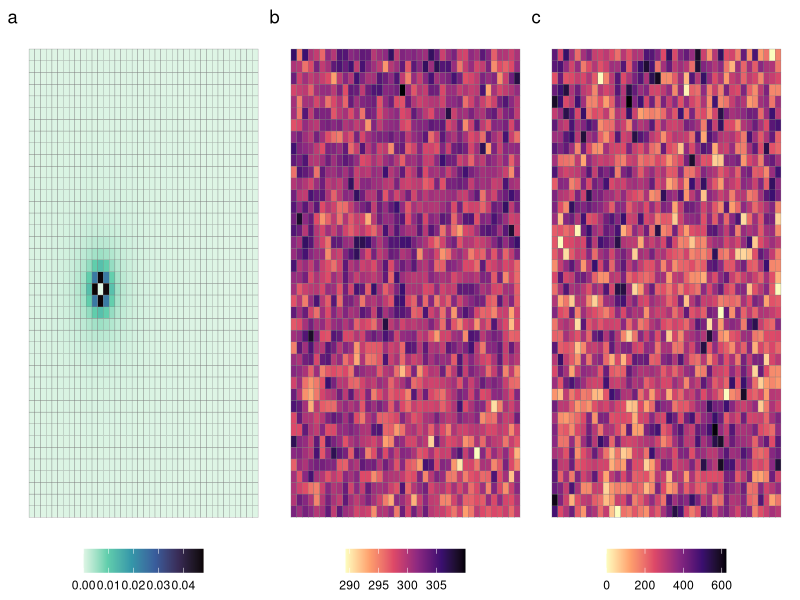
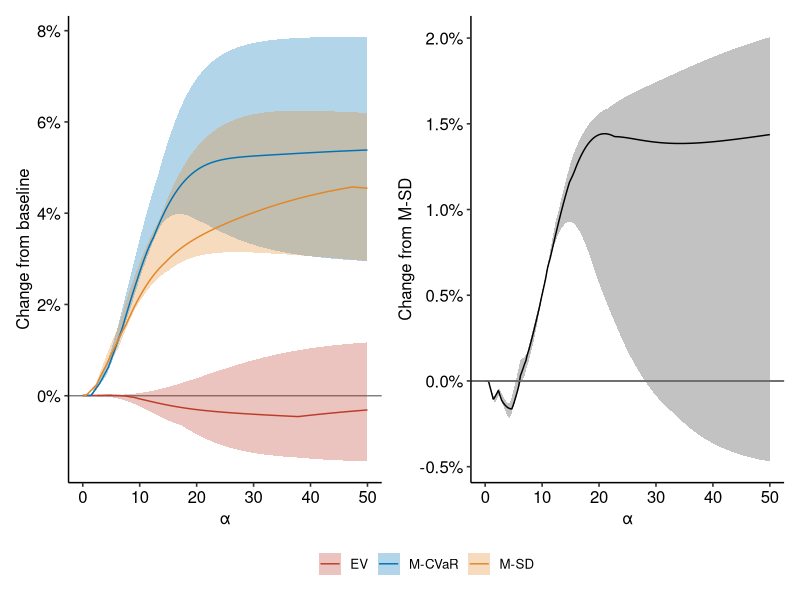
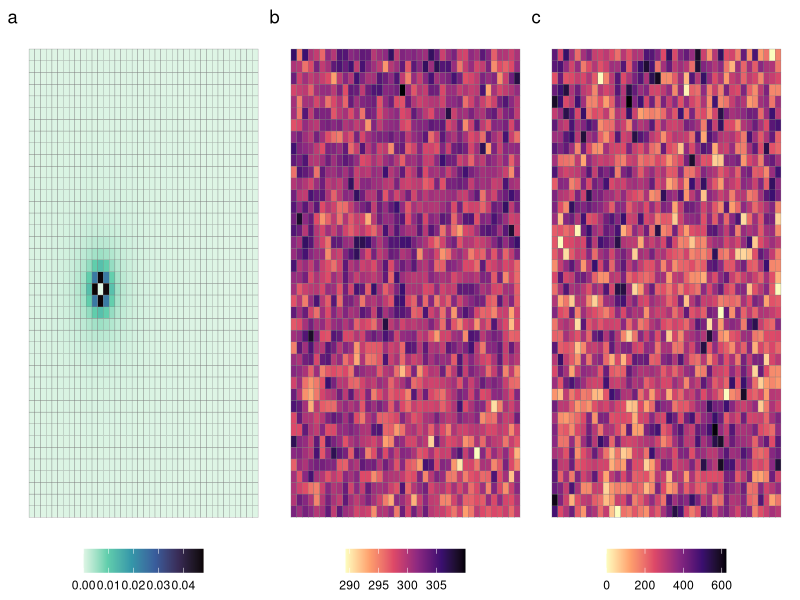

R code for these plots, in order:
library(tidyverse)
library(ggplot2)
library(patchwork)
library(ggsci)
library(ggpubr)

setwd("~/Documents/Github/lds-mc-julia/")

## Plot heatmaps
sp_weight <- read.csv("output/spatial_weights.csv")

p11 <- sp_weight %>%
  #pivot_longer(c(x3, x4, x5)) %>%
  ggplot(aes(x = x, y = y, fill = x3)) +
  geom_tile(color = 'gray50') +
  theme_void() +
  scale_fill_viridis_c(option = 'mako', direction = -1) +
  theme(legend.position = 'bottom', legend.title = element_blank())

p12 <- sp_weight %>%
  #pivot_longer(c(x3, x4, x5)) %>%
  ggplot(aes(x = x, y = y, fill = x4)) +
  geom_tile(color = 'gray50') +
  theme_void() +
  scale_fill_viridis_c(option = 'magma', direction = -1) +
  theme(legend.position = 'bottom', legend.title = element_blank())

p13 <- sp_weight %>%
  #pivot_longer(c(x3, x4, x5)) %>%
  ggplot(aes(x = x, y = y, fill = x5)) +
  geom_tile(color = 'gray50') +
  theme_void() +
  scale_fill_viridis_c(option = 'magma', direction = -1) +
  theme(legend.position = 'bottom', legend.title = element_blank())

heatmap <- p11 + p12 + p13 + plot_annotation(tag_levels = 'a')
heatmap
ggsave("plots/spatial_weight_heatmap.png", heatmap)

## Plot change in CE
ce_df <- read.csv("output/ce_df_baseline.csv")

plot11 <- ce_df |>
  dplyr::select(-cvar_mstd) |>
  pivot_longer(c('ev', 'cvar', 'mstd'), names_to = 'name', values_to = 'value') |>
  mutate(name = factor(name, c('ev', 'cvar', 'mstd'), c("EV", "M-CVaR", "M-SD"))) |>
  pivot_wider(names_from = var, values_from = value) |>
  ggplot() +
  geom_hline(yintercept = 0, color = 'gray50') +
  geom_ribbon(aes(ymin = lb, ymax = ub, x = alpha, fill = name), alpha = 0.3) +
  geom_line(aes(x = alpha, y = median, color = name)) +
  scale_y_continuous("Change from baseline", labels = scales::percent) +
  scale_x_continuous("α") +
  ggsci::scale_color_nejm() +
  ggsci::scale_fill_nejm() +
  ggpubr::theme_pubr() +
  theme(legend.title = element_blank())

plot12 <- ce_df |>
  dplyr::select(c(-ev, -cvar, -mstd)) |>
  rename(value = cvar_mstd) |>
  pivot_wider(names_from = var, values_from = value) |>
  ggplot() +
  geom_hline(yintercept = 0) +
  geom_ribbon(aes(ymin = lb, ymax = ub, x = alpha), alpha = 0.3) +
  geom_line(aes(x = alpha, y = median)) +
  geom_hline(yintercept = 0, color = 'gray50') +
  scale_y_continuous("Change from M-SD", labels = scales::percent) +
  scale_x_continuous("α") +
  ggpubr::theme_pubr()

plot11 + plot12 + plot_layout(guides = "collect") & theme(legend.position = 'bottom')
